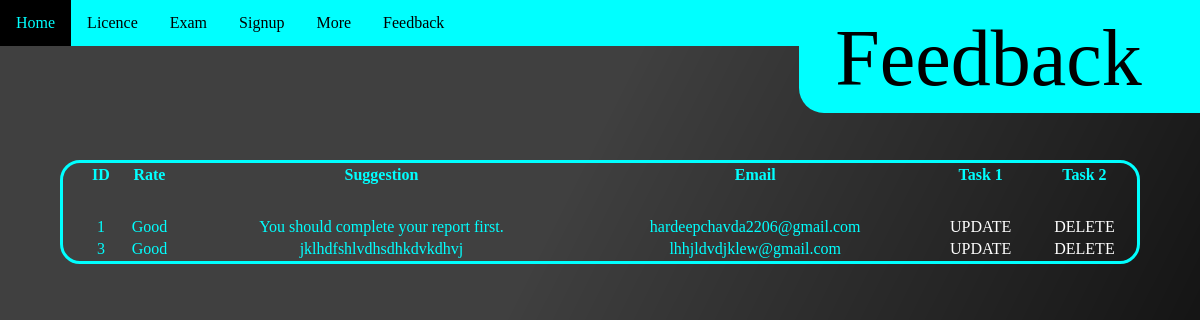
The app's page /admin/feedback.php with its own data.
### tables this page shows
CREATE TABLE `feedback` (
  `id` int(100) NOT NULL,
  `rate` varchar(80) NOT NULL,
  `extra` varchar(200) NOT NULL,
  `email` varchar(95) NOT NULL
);

### admin/feedback.php (the view, shortened to what this page needs)
<?php
    include('connect.php');
    echo "<html><head><style>
    *{
        margin: 0%;
        overflow: hidden;
        font-family: 'Lucida Sans';
    }
    body{
        background-image: url('blackBG.png');
    }
    nav ul {
        margin: 0;
        padding: 0;
        background-color:aqua;
        color: black;
        overflow: hidden;
        z-index: 5;
    }
    nav li {
        float: left;
    }
    nav li a {
        display: block;
        color:black;
        text-align: center;
        padding: 14px 16px;
        text-decoration: none;
        z-index: 5;
    }
    nav li a:hover {
        background-color: black;
        color: aqua;
    }
    .dropdown-content {
        display: none;
        position: absolute;
        background-color: black;
        color: aqua;
        min-width: 160px;
        box-shadow: 0px 8px 16px 0px rgba(0,0,0,0.2);
        z-index: 5;
    }
    .dropdown-content a {
        color: aqua;
        padding: 12px 16px;
        text-decoration: none;
        display: block;
        text-align: left;
        z-index: 5;
    }
    .dropdown:hover .dropdown-content {
        display: block;
    }
    .dropdown-content a:hover{
        background-color: aqua;
        color: black;
    }
    .link{
        color:white;
        text-decoration: none;
    }
    .head{
        width: 405px;
        height: 100px;
        background-color: aqua;
        border-radius: 25px;
        font-size: 80px;
        padding-left: 3%;
        position: absolute;
        left: 66.6%;
        animation-name: head;
        animation-duration: 2s;
        animation-fill-mode: forwards;
    }
    @keyframes head{
        from{bottom: 100%;}
        to{bottom: 85.9%;}
    }
    table{
        position: absolute;
        top:20%;
        left:5%;
        border: 3px solid aqua;
        border-radius:20px;
        padding-left: 20px;
        width:90%;
        color:aqua;
        animation-name: fade;
        animation-duration: 4s;
        animation-fill-mode: forwards;
    }
    @keyframes fade{
        from{opacity:0%;}
        to{opacity:100%;}
    }
    </style></head>
    <body>
    <nav>
        <ul>
            <li><a href='Home.php'>Home</a></li>
            <li class='dropdown'>
            <a class='dropbtn'>Licence</a>
            </li>
            <li><a href='exam.php'>Exam</a></li>
            <li><a href='reg.php'>Signup</a></li>
            <li class='dropdown'>
            <a class='dropbtn'>More</a>
            </li>
            <li><a href='Feedback.php'>Feedback</a></li>
        </ul>
    </nav><div class='head'>Feedback</div>";
        echo "<table>";
        echo "<tr>";
        echo "<th>ID</th>";
        echo "<th>Rate</th>";
        echo "<th>Suggestion</th>";
        echo "<th>Email</th>";
        echo "<th>Task 1</th>";
        echo "<th>Task 2</th>";
        echo "</tr><tr></tr><tr></tr><tr></tr><tr></tr><tr></tr><tr></tr><tr></tr><tr></tr><tr></tr><tr></tr><tr></tr><tr></tr><tr></tr><tr></tr><tr></tr>";
    $q = mysqli_query($cn,"select * from feedback ");
    while($r = mysqli_fetch_array($q))
    {
        echo "
        <tr>
            <td><center>".$r[0]."</center></td>
            <td><center>".$r[1]."</center></td>
            <td><center>".$r[2]."</center></td>
            <td><center>".$r[3]."</center></td>
            <td><center><a class='link' href='fbupd.php?id=".$r[0]." '>UPDATE</a></center></td>
            <td><center><a class='link' href='fbdel.php?id=".$r[0]." '>DELETE</a></center></td>
        </tr>";
    }
        echo "</table></body></html>";
?>

### admin/feedback.php (style rules this page uses)
* { margin: 0%; overflow: hidden; font-family: 'Lucida Sans'; }
body { background-image: url('blackBG.png'); }
nav ul { margin: 0; padding: 0; background-color:aqua; color: black; overflow: hidden; z-index: 5; }
nav li { float: left; }
nav li a { display: block; color:black; text-align: center; padding: 14px 16px; text-decoration: none; z-index: 5; }
.link { color:white; text-decoration: none; }
.head { width: 405px; height: 100px; background-color: aqua; border-radius: 25px; font-size: 80px; padding-left: 3%; position: absolute; left: 66.6%; animation-name: head; animation-duration: 2s; animation-fill-mode: forwards; }
table { position: absolute; top:20%; left:5%; border: 3px solid aqua; border-radius:20px; padding-left: 20px; width:90%; color:aqua; animation-name: fade; animation-duration: 4s; animation-fill-mode: forwards; }

### records on screen
feedback: id "1", rate "Good", extra "You should complete your report first.", email "hardeepchavda2206@gmail.com"
feedback: id "3", rate "Good", extra "jklhdfshlvdhsdhkdvkdhvj", email "lhhjldvdjklew@gmail.com"
